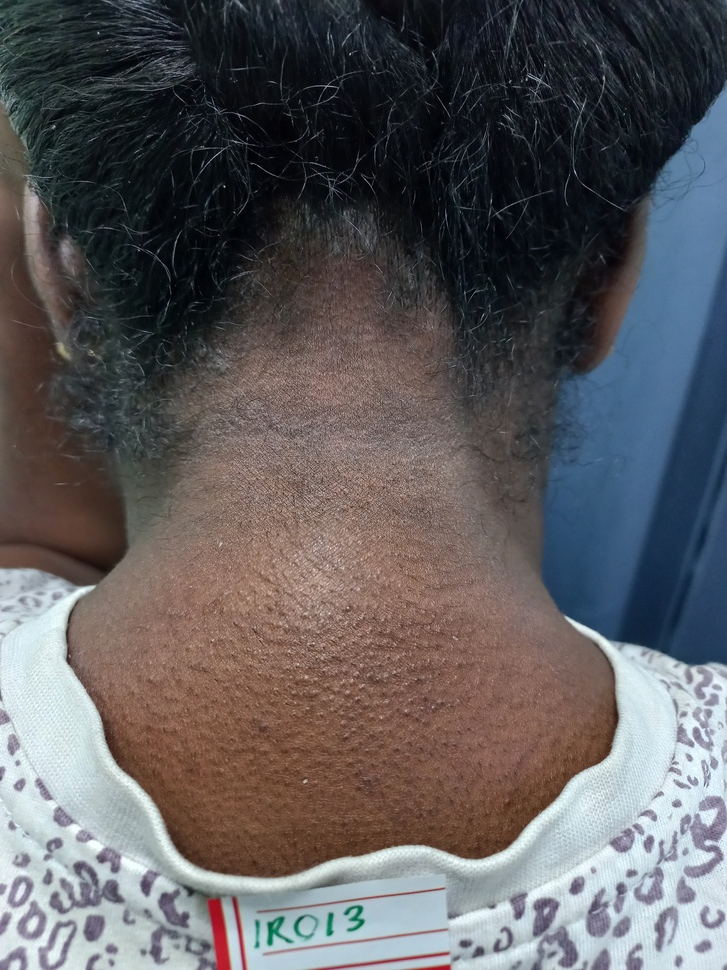
#> input picture Originals/IR013.jpg, 727 x 970 px, shrunk from 3468 x 4624 before the run
$ python -i maskFunctions.py   (imports and definitions only)
#> lines starting #> are read from the running program, lines starting #| are printed output that depends on the picture; after the words box and inside, x2 and y2 are one past the last pixel; in counts of white or black regions, pixels touching at a corner belong together
#> further down, picture is the input picture: shape (970, 727, 3); mean B, G, R 93.8, 91.8, 94.2
import numpy as np
import cv2
import matplotlib.pyplot as plt

# [12 lines left out: function shadowMsk, not called in this run]

def HSVskinMask(image, upper=[20,255,255], lower=[3,15,10]):
    #Upper - 20, 255, 255
    #lower - 3, 15, 10
    lower = np.array(lower, dtype="uint8")
    upper = np.array(upper, dtype="uint8")

    converted = cv2.cvtColor(image, cv2.COLOR_BGR2HSV)
#> converted: shape (970, 727, 3); mean H, S, V 67.2, 76.9, 107.3
    skinMask = cv2.inRange(converted, lower, upper)
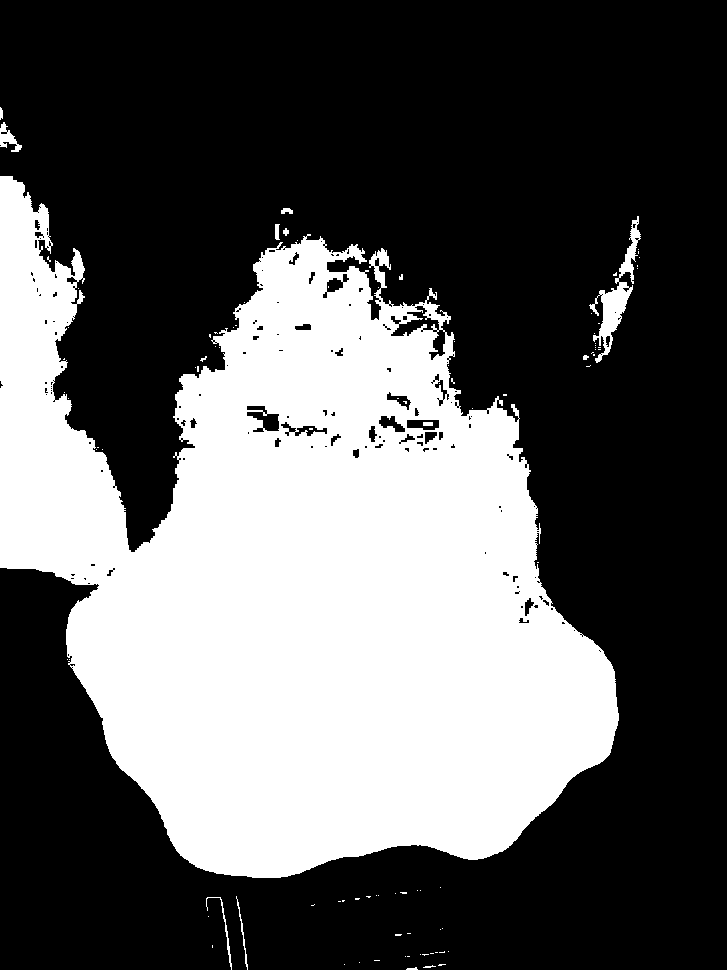
#> skinMask: shape (970, 727); 36.4% white; 96 white regions (83 under 20 px), largest, box (x1, y1, x2, y2) and area: (0, 176, 619, 878) 253430, (589, 216, 641, 363) 1822, (0, 122, 22, 152) 277
    kernel = cv2.getStructuringElement(cv2.MORPH_ELLIPSE, (11, 11))
    skinMask = cv2.erode(skinMask, kernel, iterations=2)
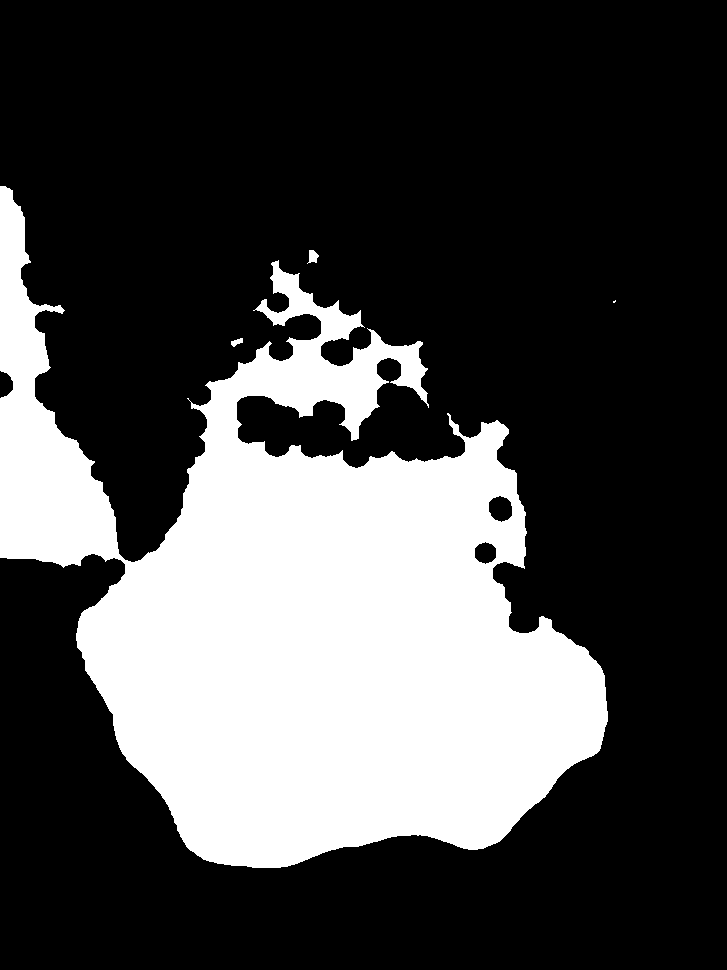
#> skinMask: shape (970, 727); 28.3% white; 4 white regions (1 under 20 px), largest, box (x1, y1, x2, y2) and area: (0, 186, 608, 868) 199323, (307, 250, 319, 264) 102, (231, 338, 243, 347) 63
    skinMask = cv2.dilate(skinMask, kernel, iterations=2)
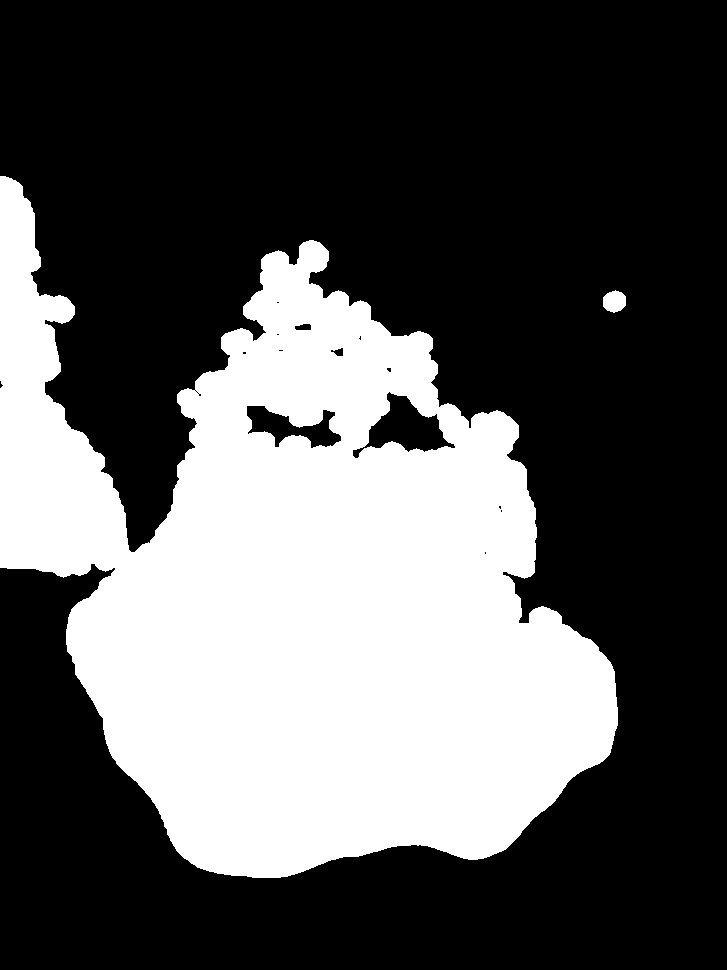
#> skinMask: shape (970, 727); 34.1% white; 2 white regions
    # blur the mask to help remove noise
    skinMask = cv2.GaussianBlur(skinMask, (3, 3), 0)
    # apply the mask to the original image
    skin = cv2.bitwise_and(image, image, mask=skinMask)
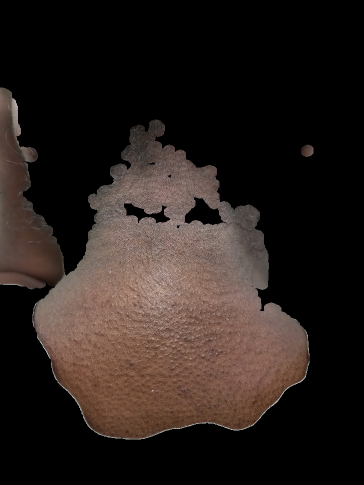
#> skin: shape (970, 727, 3) (shown at 1/2 size); mean B, G, R 28.2, 32, 40.8
    # Find contours in the skin mask
    contours, _ = cv2.findContours(skinMask, cv2.RETR_EXTERNAL, cv2.CHAIN_APPROX_SIMPLE)
#> contours = 2 contours; box (x1, y1, x2, y2) and area: (0, 175, 619, 879) 246832, (602, 289, 627, 314) 464
    # Initialize a list to store bounding boxes of non-black/skin regions
    non_black_boxes = []
    # Loop over the contours
    for contour in contours:
        # Get bounding box for each contour
        x, y, w, h = cv2.boundingRect(contour)
        if cv2.contourArea(contour) > 100:
            non_black_boxes.append((x, y, w, h))
#> this loop made 2 passes
#> (x, y, w, h) on passes 1 to 2: (602, 289, 25, 25), (0, 175, 619, 704)
#> after the loop, non_black_boxes = [(602, 289, 25, 25), (0, 175, 619, 704)]

    # Create a copy of the original skin image
    skin_cropped = skin.copy()
    # Draw bounding boxes on the copy
    # This only draws the reactangle bounding boxes
    for box in non_black_boxes:
        x, y, w, h = box
        #img output,upper left, lower right, BGR Color, thickness
        cv2.rectangle(skin_cropped, (x, y), (x + w, y + h), (0, 255, 0), 2)
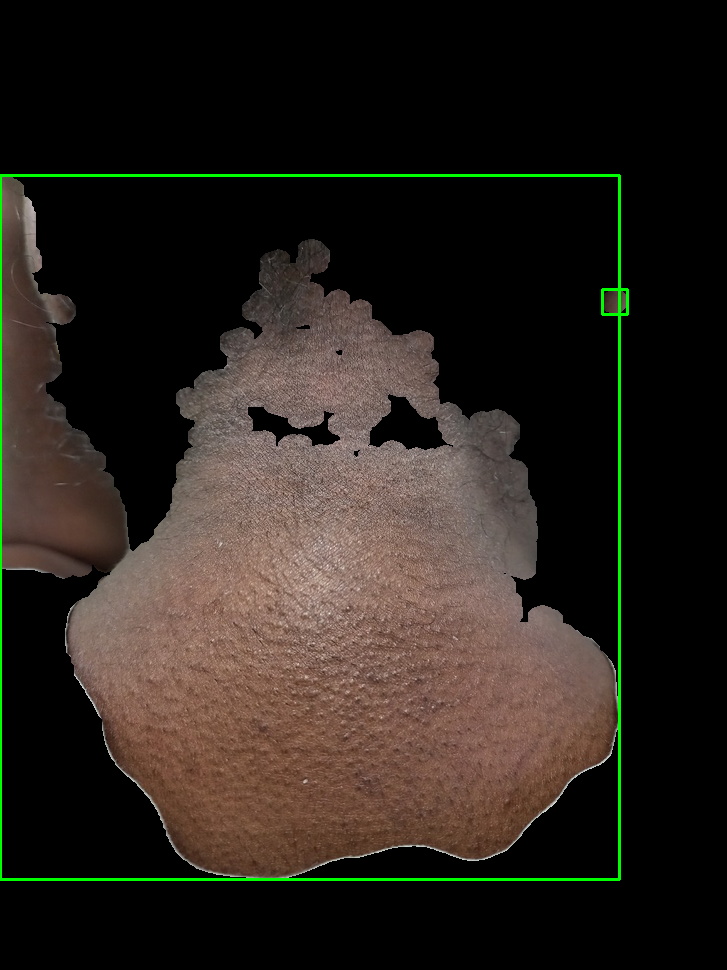
#> skin_cropped: shape (970, 727, 3); 1.06% of pixels changed, all inside (x1, y1, x2, y2) = (0, 174, 629, 881)
    # Determine Largest Contour
    # Get largest contour
    if not(contours):
         largest_contour_image = np.zeros((100, 100, 3), dtype="uint8")
         return largest_contour_image
    else:
        largest_contour = max(contours, key=cv2.contourArea)
#> largest_contour = contour of 974 points, box (x1, y1, x2, y2) (0, 175, 619, 879), area 246832
        largest_contour_mask = np.zeros_like(skinMask)
        cv2.drawContours(largest_contour_mask, [largest_contour], 0, 255, thickness=cv2.FILLED)
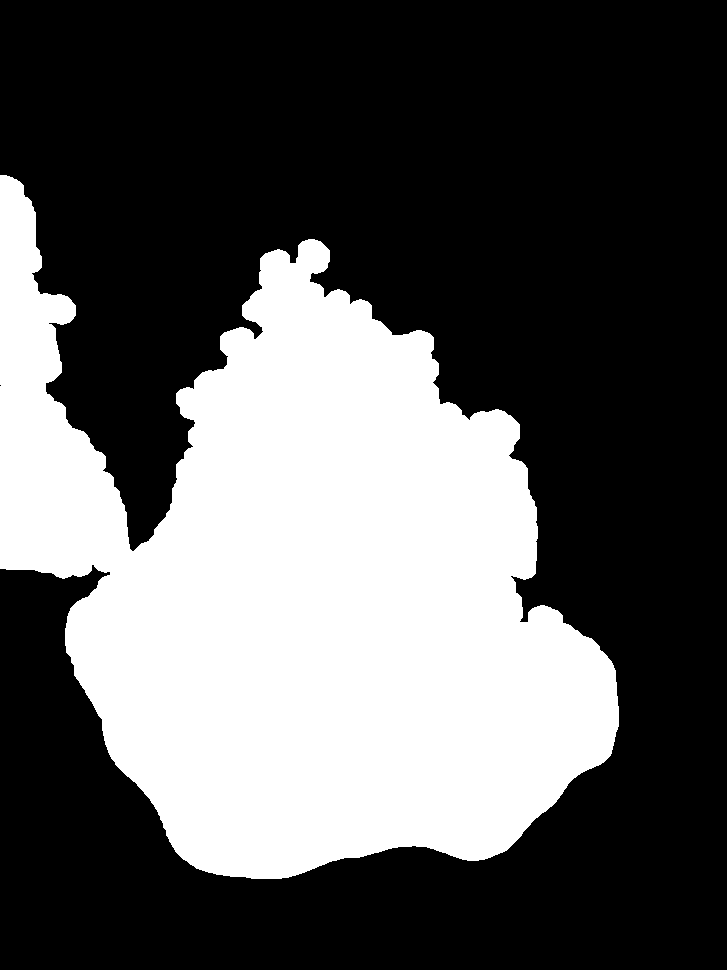
#> largest_contour_mask: shape (970, 727); 35.2% white; 1 white region, box (x1, y1, x2, y2) and area: (0, 175, 619, 879) 248328
        # Apply the mask to the original image
        largest_contour_image = cv2.bitwise_and(image, image, mask=largest_contour_mask)

        return largest_contour_image

# [49 lines left out: function YCbCrskinMask, not called in this run]

>>> import cv2
>>> picture = cv2.imread('Originals/IR013.jpg')
>>> result = HSVskinMask(picture)

$ run again, on Originals/IR018.jpg
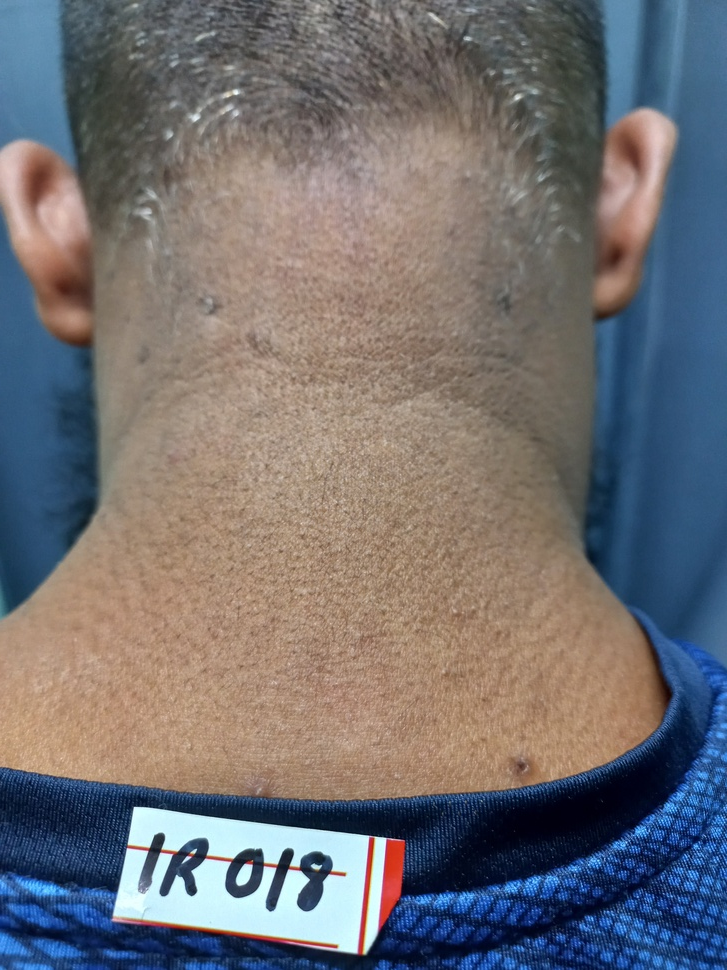
#> input picture Originals/IR018.jpg, 727 x 970 px, shrunk from 3468 x 4624 before the run
#> picture is the input picture: shape (970, 727, 3); mean B, G, R 114.5, 111.4, 113.5
#> converted: shape (970, 727, 3); mean H, S, V 50.7, 95.6, 137.8
#> contours = 2 contours; box (x1, y1, x2, y2) and area: (0, 20, 667, 802) 347088, (589, 110, 663, 319) 10195
#> the loop in HSVskinMask, `for contour in contours:` made 2 passes
#> (x, y, w, h) on passes 1 to 2: (589, 110, 74, 209), (0, 20, 667, 782)
#> after the loop in HSVskinMask, `for contour in contours:`: non_black_boxes = [(589, 110, 74, 209), (0, 20, 667, 782)]
#> the loop in HSVskinMask, `for box in non_black_boxes:` made 2 passes
#> after the loop in HSVskinMask, `for box in non_black_boxes:`:
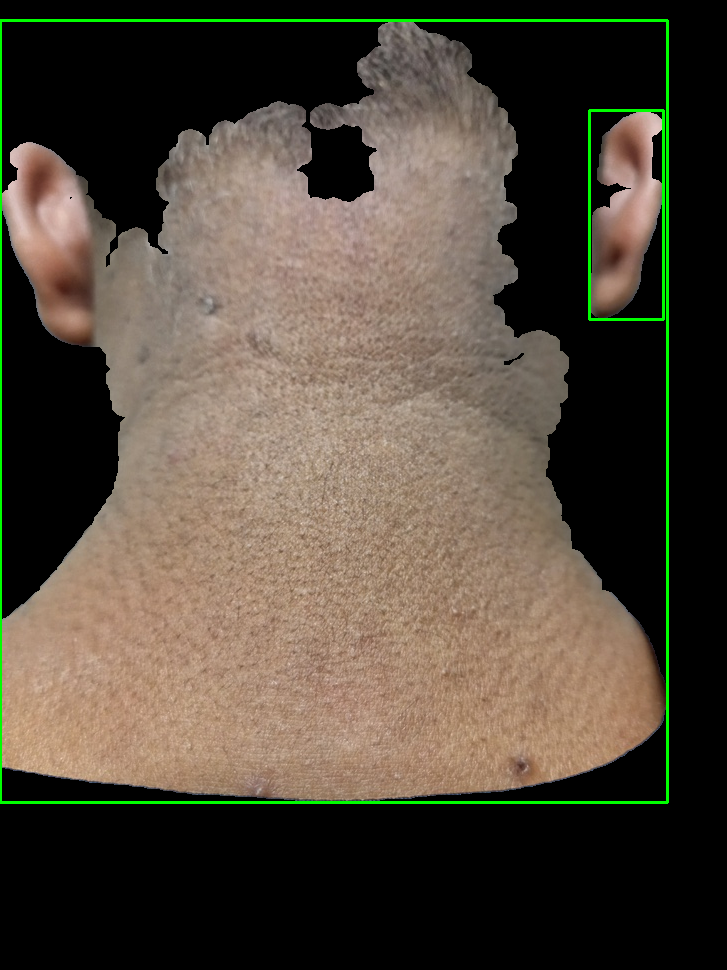
#> skin_cropped: shape (970, 727, 3); mean B, G, R 58.5, 71.1, 80.2
#> largest_contour = contour of 1065 points, box (x1, y1, x2, y2) (0, 20, 667, 802), area 347088
#> in HSVskinMask, `cv2.drawContours(largest_contour_mask, [largest_contour], 0, 255, thic..`:
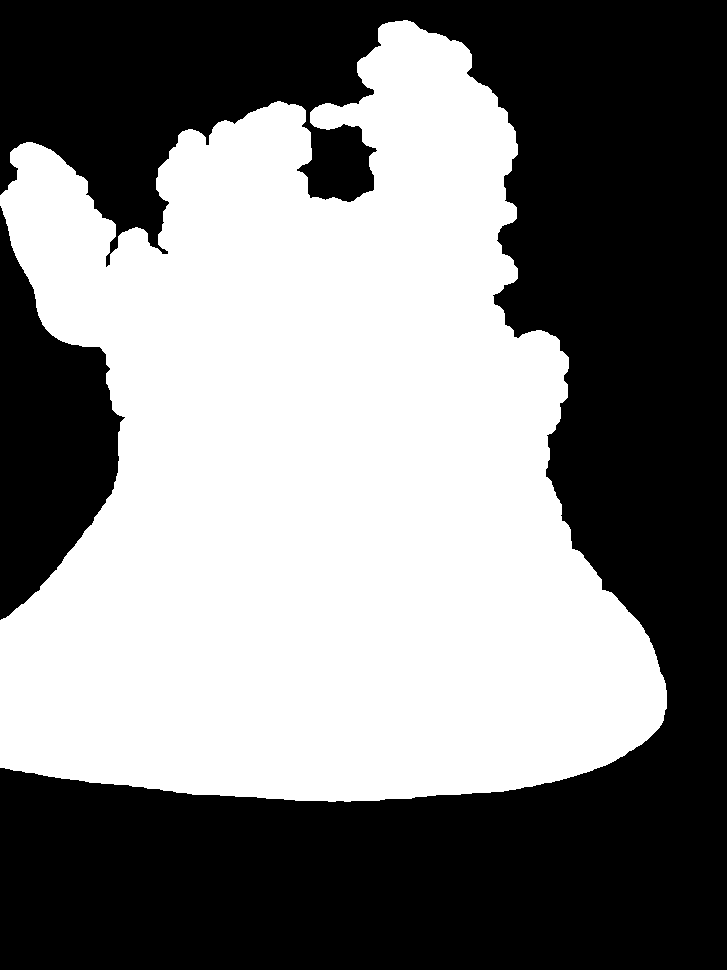
#> largest_contour_mask: shape (970, 727); 49.4% white; 1 white region, box (x1, y1, x2, y2) and area: (0, 20, 667, 802) 348689

$ run again, on Originals/IR043.jpg
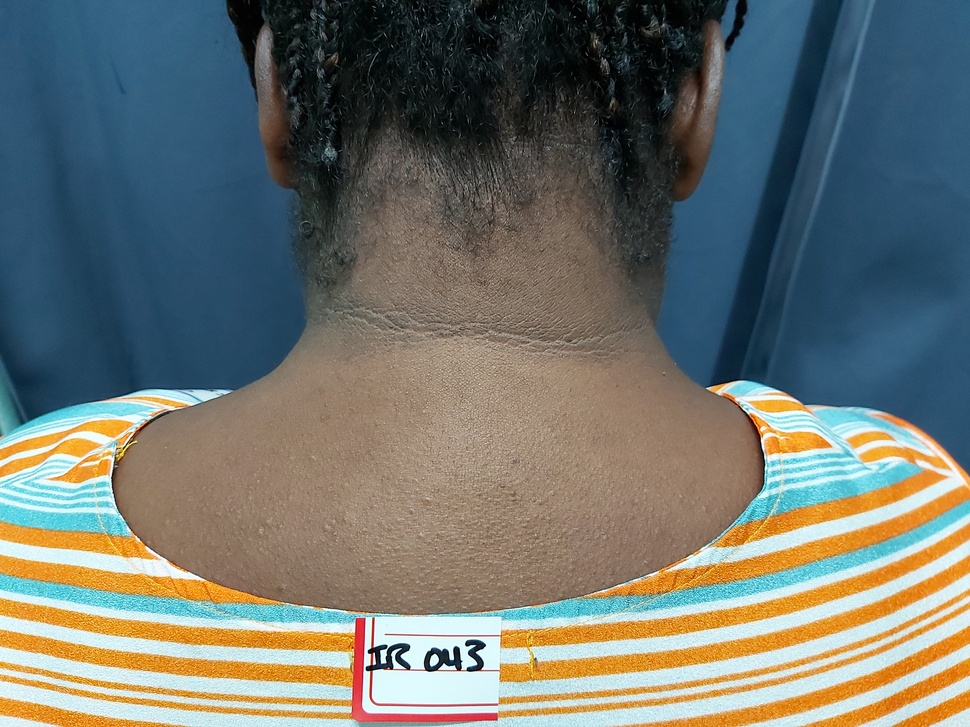
#> input picture Originals/IR043.jpg, 970 x 727 px, shrunk from 4032 x 3024 before the run
#> picture is the input picture: shape (727, 970, 3); mean B, G, R 109.4, 116, 111.9
#> converted: shape (727, 970, 3); mean H, S, V 61.9, 109.5, 140
#> contours = 12 contours; largest, box (x1, y1, x2, y2) and area: (111, 147, 764, 617) 186424, (667, 72, 714, 192) 3810, (734, 519, 896, 580) 3374, (259, 83, 294, 183) 2550, (680, 707, 750, 727) 958
#> the loop in HSVskinMask, `for contour in contours:` made 12 passes
#> (x, y, w, h) on passes 1 to 8: (901, 711, 31, 16), (54, 711, 66, 16), (824, 710, 38, 17), (680, 707, 70, 20), (546, 658, 23, 23), (117, 571, 33, 24), (734, 519, 162, 61), (767, 508, 40, 28)
#> after the loop in HSVskinMask, `for contour in contours:`: non_black_boxes = [(901, 711, 31, 16), (54, 711, 66, 16), (824, 710, 38, 17), (680, 707, 70, 20), (546, 658, 23, 23), (117, 571, 33, 24), (734, 519, 162, 61), (767, 508, 40, 28), (786, 430, 29, 24), (111, 147, 653, 470), (259, 83, 35, 100), (667, 72, 47, 120)]
#> the loop in HSVskinMask, `for box in non_black_boxes:` made 12 passes
#> after the loop in HSVskinMask, `for box in non_black_boxes:`:
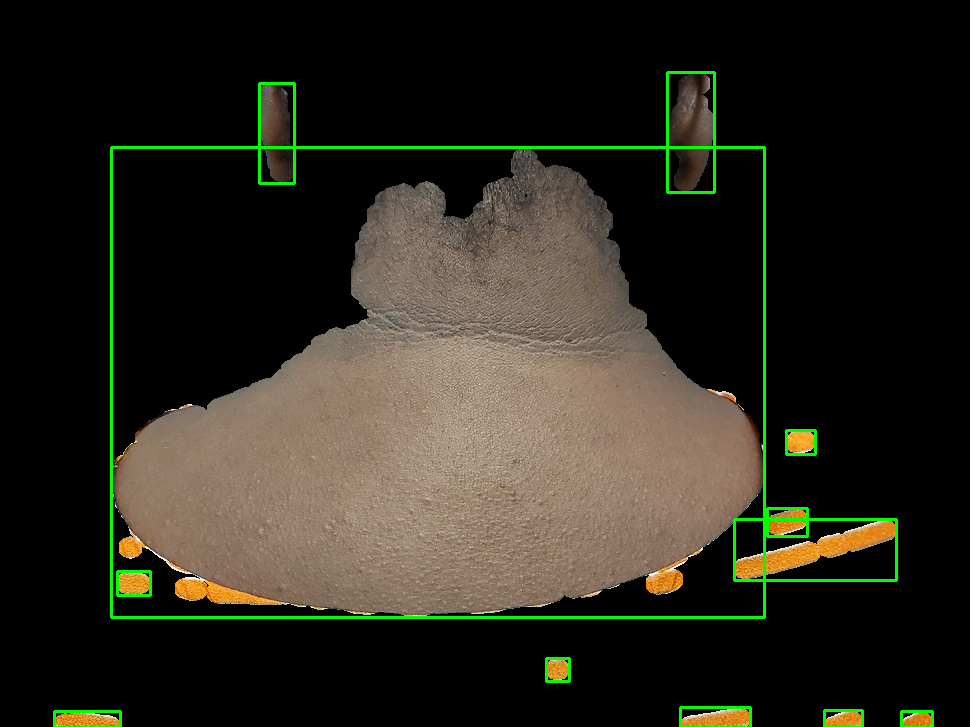
#> skin_cropped: shape (727, 970, 3); mean B, G, R 28.3, 38.9, 41.1
#> largest_contour = contour of 735 points, box (x1, y1, x2, y2) (111, 147, 764, 617), area 186424
#> largest_contour_mask: shape (727, 970); 26.6% white; 1 white region, box (x1, y1, x2, y2) and area: (111, 147, 764, 617) 187377
#> in HSVskinMask, `largest_contour_image = cv2.bitwise_and(image, image, mask=largest_con..`:
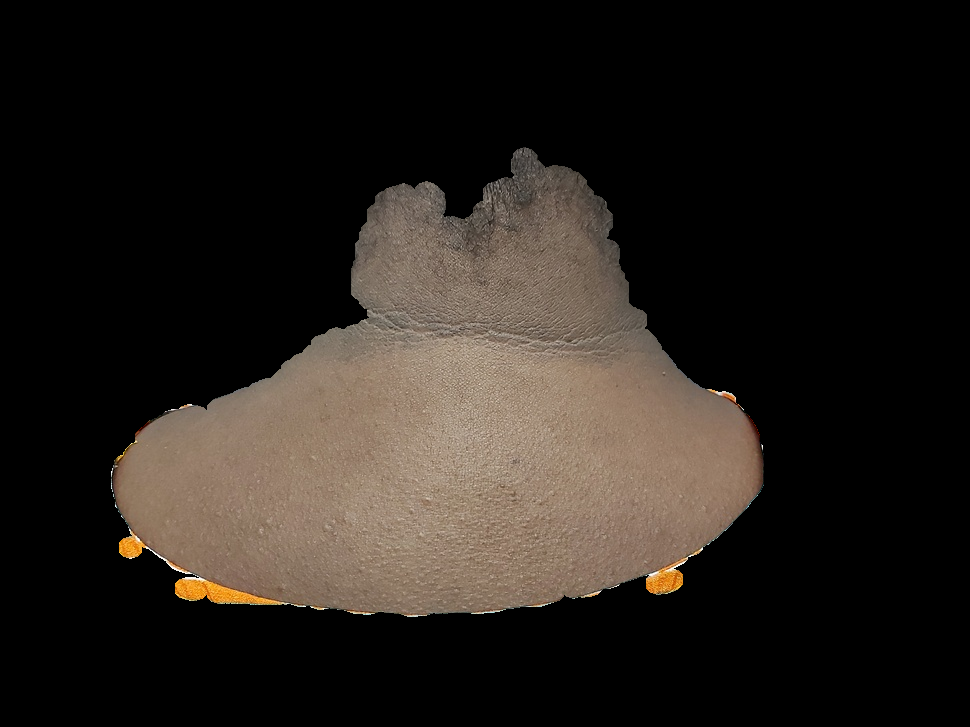
#> largest_contour_image: shape (727, 970, 3); mean B, G, R 27.3, 32.3, 37.9
